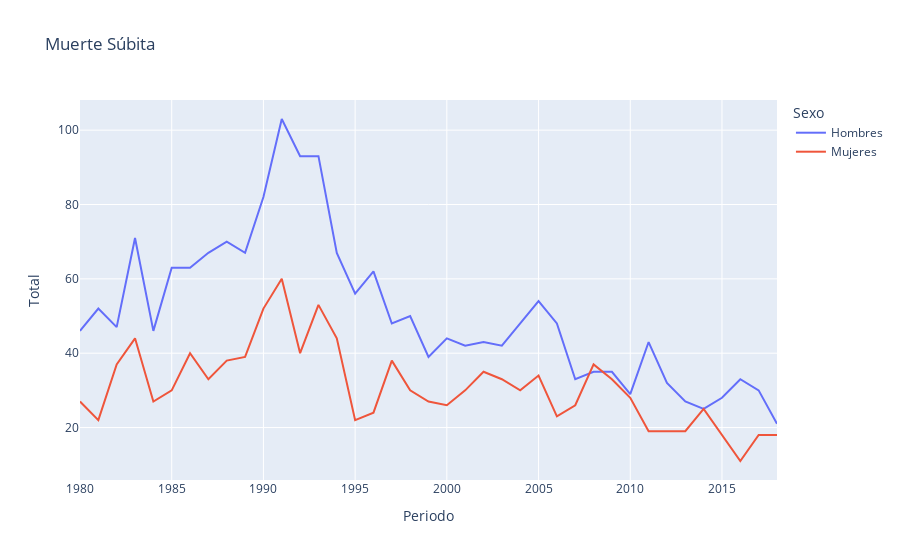

This figure's notebook cell:
### Code cell
px.line(deaths_gen.sort_values('Periodo'), 
       x = 'Periodo', 
       y = 'Total',
       color = 'Sexo',
       title='Muerte Súbita',
       )

### Figure 1 — Plotly figure (JSON) as saved in the notebook; plotly's stock layout.template omitted (floating-point values rounded to 4 significant figures)
{"data": [{"hovertemplate": "Sexo=Hombres<br>Periodo=%{x}<br>Total=%{y}<extra></extra>", "legendgroup": "Hombres", "line": {"color": "#636efa", "dash": "solid"}, "marker": {"symbol": "circle"}, "mode": "lines", "name": "Hombres", "orientation": "v", "showlegend": true, "type": "scatter", "x": [1980, 1981, 1982, 1983, 1984, 1985, 1986, 1987, 1988, 1989, 1990, 1991, 1992, 1993, 1994, 1995, 1996, 1997, 1998, 1999, 2000, 2001, 2002, 2003, 2004, 2005, 2006, 2007, 2008, 2009, 2010, 2011, 2012, 2013, 2014, 2015, 2016, 2017, 2018], "xaxis": "x", "y": [46, 52, 47, 71, 46, 63, 63, 67, 70, 67, 82, 103, 93, 93, 67, 56, 62, 48, 50, 39, 44, 42, 43, 42, 48, 54, 48, 33, 35, 35, 29, 43, 32, 27, 25, 28, 33, 30, 21], "yaxis": "y"}, {"hovertemplate": "Sexo=Mujeres<br>Periodo=%{x}<br>Total=%{y}<extra></extra>", "legendgroup": "Mujeres", "line": {"color": "#EF553B", "dash": "solid"}, "marker": {"symbol": "circle"}, "mode": "lines", "name": "Mujeres", "orientation": "v", "showlegend": true, "type": "scatter", "x": [1980, 1981, 1982, 1983, 1984, 1985, 1986, 1987, 1988, 1989, 1990, 1991, 1992, 1993, 1994, 1995, 1996, 1997, 1998, 1999, 2000, 2001, 2002, 2003, 2004, 2005, 2006, 2007, 2008, 2009, 2010, 2011, 2012, 2013, 2014, 2015, 2016, 2017, 2018], "xaxis": "x", "y": [27, 22, 37, 44, 27, 30, 40, 33, 38, 39, 52, 60, 40, 53, 44, 22, 24, 38, 30, 27, 26, 30, 35, 33, 30, 34, 23, 26, 37, 33, 28, 19, 19, 19, 25, 18, 11, 18, 18], "yaxis": "y"}], "layout": {"legend": {"title": {"text": "Sexo"}, "tracegroupgap": 0}, "title": {"text": "Muerte Súbita"}, "xaxis": {"anchor": "y", "domain": [0, 1], "title": {"text": "Periodo"}}, "yaxis": {"anchor": "x", "domain": [0, 1], "title": {"text": "Total"}}}}
